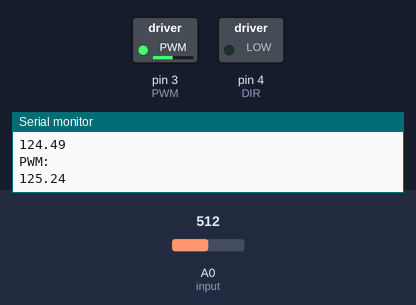
The sketch below on a simulated Arduino Uno, built with avr-gcc and run on an emulated ATmega328P. Parts: switched loads named in the sketch (green lamp = pin HIGH), the last lines printed to the serial monitor. The inputs (shaded band) are chosen by the test bench; at power-on: A0 (input) = 512.

Above: at 1.2 s.
1.3 s: A0 (input) set to 716
4.3 s: A0 (input) set to 122
At 6.0 s:
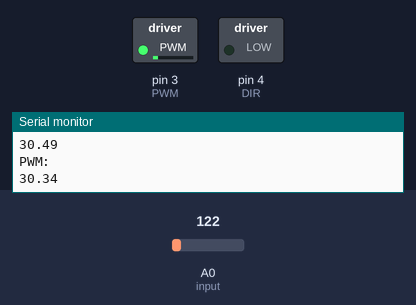
7.3 s: A0 (input) set to 0
At 7.5 s:
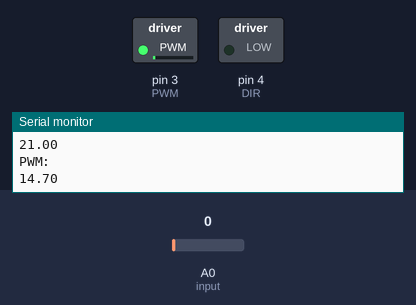
10.3 s: A0 (input) set to 900
At 12.2 s:
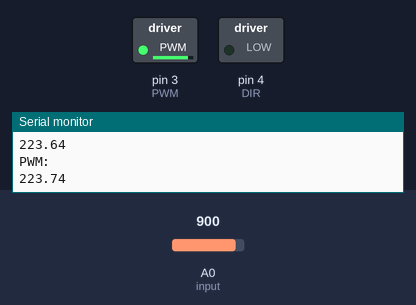
Timing chart, 0 to 13.7 s (numbered marks = the images above; inputs shaded):
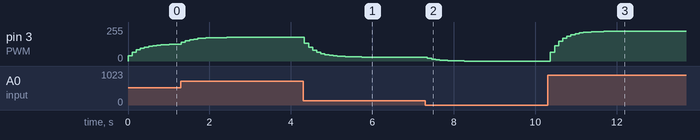

Measured:
- after the input at 4.3 s, pin 3 (PWM): moves from 177/255 to 30/255 over 1.4 s, starting at once
- after the input at 7.3 s, pin 3 (PWM): moves from 30/255 to 0/255 over 0.91 s, starting after 0.05 s
- after the input at 10.3 s, pin 3 (PWM): moves from 0/255 to 223/255 over 1.5 s, starting after 0.07 s

The sketch:

cytron_cleaner.ino
```cpp
/*
 * File: cytron_cleaner.ino
 * Author: Group 6
 * Description: This program passes motor speed through an exponential smoothing filter
 *              to provide the motor with a soft start. (Input pin could be pulled down
 *              for more stable results)
 * Date: [8/9/2023]
 */

/* Macros */
#define DIR 4
#define PWM 3
#define input A0

uint8_t mtrspd = 0;  // Motor speed to reach

float alpha = 0.3;  // Smoothing factor
float output = 0;   // Output of filter

void setup() {
  // Begin serial communication at default rate (9600)
  Serial.begin(9600);

  // Pin setup
  pinMode(DIR, OUTPUT);
  pinMode(PWM, OUTPUT);
  pinMode(input, INPUT);

  // Motor direction
  digitalWrite(DIR, LOW);
}

void loop() {
  // Take input (e.g. potentiometer)
  mtrspd = map(analogRead(input), 0, 1023, 0, 255);

  // Exponential smoothing eqn
  output = alpha * mtrspd + (1 - alpha) * output;

  // Monitor output
  Serial.println("PWM: ");
  Serial.println(output);

  // Motor speed output
  analogWrite(PWM, int(output));

  delay(100);
}
```
